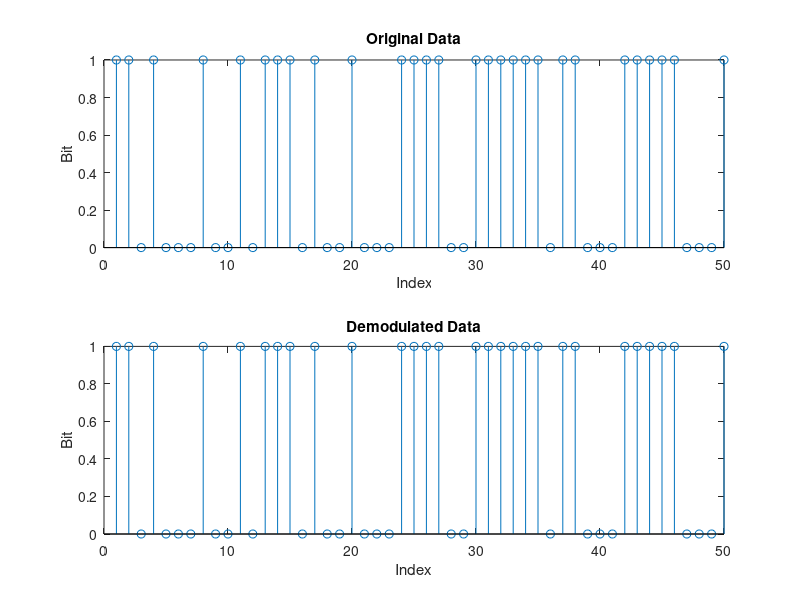

Write MATLAB code to recreate this figure.
clc; clear; close all;

% --- Parameters ---
numBits = 1000;
chipLen = 31;
EbNo_dB = 10;

% --- Generate data and chip sequence ---
data = randi([0 1], 1, numBits);
chipSeq = randi([0 1], 1, chipLen);

% --- Modulate (BPSK) and Spread ---
modData = 2*data - 1;                 % BPSK: 0->-1, 1->+1
spreadData = kron(modData, chipSeq); % Spreading using Kronecker product

% --- Add AWGN Noise ---
EbNo = 10^(EbNo_dB/10);
noiseVar = 1 / (2 * EbNo);
noise = sqrt(noiseVar) * randn(1, length(spreadData));
rx = spreadData + noise;

% --- Despread and Demodulate ---
correlation = conv(rx, fliplr(chipSeq)); 
samples = correlation(chipLen:chipLen:end);
demodData = samples > 0;

% --- Plot ---
figure;
subplot(2,1,1); stem(data(1:50)); title('Original Data'); ylabel('Bit'); xlabel('Index');
subplot(2,1,2); stem(demodData(1:50)); title('Demodulated Data'); ylabel('Bit'); xlabel('Index');
